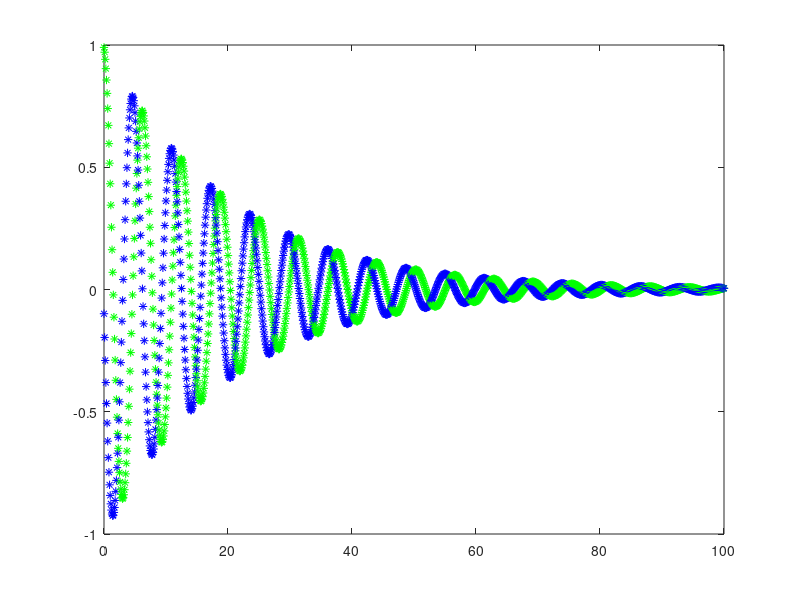

The MATLAB source for this figure:
% % Se calculan las matrices M y N
% % M es la matriz de incidencia, que indica el sentido de la condicion
% % inicial
% % N es la matriz de admitancia
% % X la primer fila es la condicion inicial, las siguientes seran los
% % u es la matriz de fuentes
% % resultados de cada iteracion
% % Cada iteracion es cuando transcurre un instante de tiempo determinado por
% % el tiempo de simulacion. Desde ti hasta tf
% % h es la resolucion de la simulacion
% 
% 
% ti=0;
% tf=5;
% h=0.1;
% M=[1 1]';
% L1=1;
% C1=1;
% N=[0 1/L1;1/C1 0];
% % No sabemos si las condiciones iniciales van en la matriz de incidencia
% for i = ti:h:tf 
%     X=(M/h*Xant)\(M/h+N);
% end
% 
% %FAIL, el libro nos mintio o no entemos nada...
% 
% 
% 

% ti=0;
% tf=1;
% h=0.1;
% L1=1;
% C1=1;
% i0=0;
% v0=1;
% A=[0 1/C1;1/L1 0];
% Yant=[v0;i0];
% X=A*Yant;
% for i = ti:h:tf
%     Y=Yant+X.*h
%     X=A*Y;
%     Yant=Y;
%     plot(i,Y(1),'*g');
%     hold on;
%     drawnow;
% end
%Fail numero dos
% function hola()
% 
ti=0;
tf=100;
h=0.1;
L1=1;
C1=1;
v0=1;
i0=0;
M=[C1 0;0 L1];
N=[0 -1;1 0];
Xant=[v0;i0];
MH=M.*(1/h);
M2=inv(MH+N);
X1=MH*M2

for i= ti:h:tf
   %X=((MH*Xant)\(MH+N))';
   X=X1*Xant;
   % como MH+N es fijo, hacer la inversa afuera
   %X=X';
   Xant=X;
   plot(i,X(1),'*g',i,X(2),'*b');
   %plot(-X(1),X(2),'*b');
   hold on;
   drawnow limitrate;
end
hold off



% ti=0;
% tf=5;
% h=0.1;
% L1=1;
% C1=1;
% v0=1;
% i0=1;
% M=[C1 0;0 L1];
% N=[0 -1;1 0];
% Xant=[v0;i0];
% MH=M.*(1/h);
% 
% for i= ti:h:tf
%    X=((MH*Xant)\(MH+N))';
%    Xant=X;
%    plot(i,X(1),'*g',i,X(2),'*b');
%    hold on;
%    drawnow;
% end
% hold off
% 
% 
